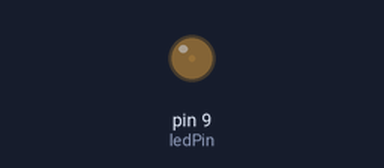
This sketch was run on a simulated Arduino Uno, built with avr-gcc and run on an emulated ATmega328P. On the bench: output pins drawn as LEDs (lit = HIGH).

Above: at 0.05 s.
At 1.25 s:
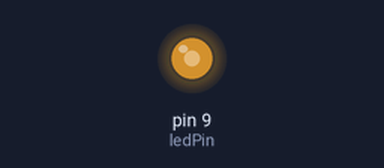
At 1.85 s:
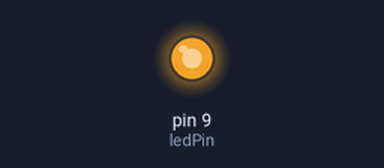
At 3.65 s:
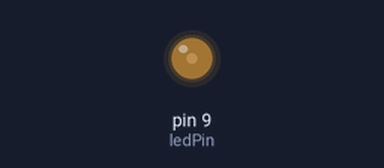
Timing chart, 0 to 6.4 s (numbered marks = the images above):
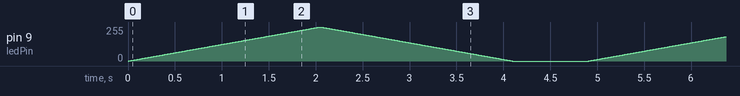

The sketch:

_00_Led_PWM.ino
```cpp
const int ledPin = 9; // the pin that the LED is attached to

void setup ()
{

}

void loop()
{
  for (int i = 0; i <= 255; i++) //loop from 0 to 255
  {
    analogWrite(ledPin, i); // set the brightness of pin 9:
    delay(8); //wait for 8 microseconds
  }

  for (int i = 255; i >= 0; i--) //loop from 255 down to 0
  {
    analogWrite(ledPin, i); // set the brightness of pin 9:
    delay(8); //wait for 8 microseconds
  }
  delay(800); //wait for 800 microseconds
}
```
